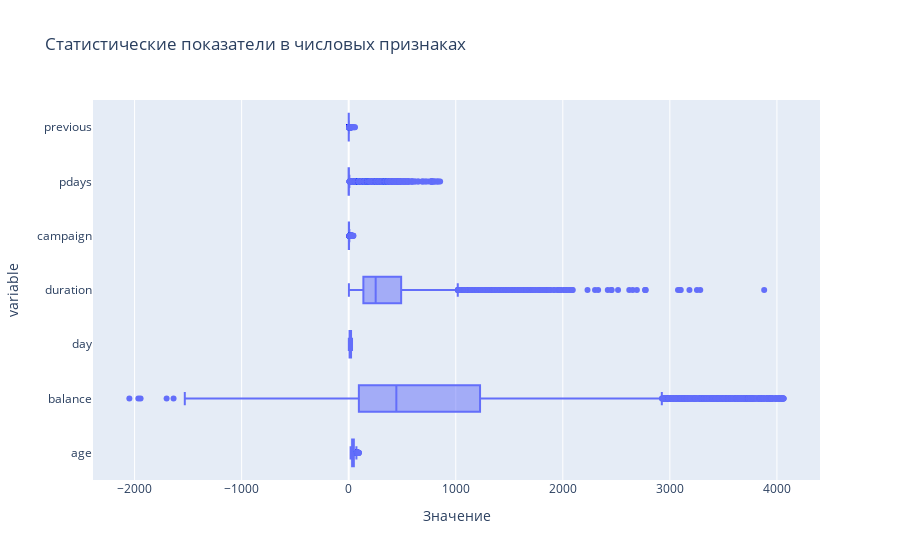

Notebook code for this chart:
### Markdown cell above
### Задания 2 и 3

### Code cell
#рассчитайте описательные статистики для количественных переменных, проинтерпретируйте результат
import statistics
from plotly.subplots import make_subplots
#выделяем имена числовых признаков в виде списка для удобства дальнейшей работы
types = cleaned.dtypes
num_features = list(types[(types != 'object')].index)

fig = px.box(
    data_frame=cleaned,
    x=num_features,
    title='Статистические показатели в числовых признаках'
)
fig.update_layout(xaxis_title= 'Значение')
fig.show()

### Figure 1 — Plotly figure (JSON) as saved in the notebook; plotly's stock layout.template omitted (floating-point values rounded to 4 significant figures; data arrays with more than 128 entries replaced by an {"elided": "..."} marker saying what was removed)
{"data": [{"alignmentgroup": "True", "hovertemplate": "value=%{x}<br>variable=%{y}<extra></extra>", "legendgroup": "", "marker": {"color": "#636efa"}, "name": "", "notched": false, "offsetgroup": "", "orientation": "h", "showlegend": false, "type": "box", "x": {"elided": "70735 int values"}, "x0": " ", "xaxis": "x", "y": {"elided": "70735 str values"}, "y0": " ", "yaxis": "y"}], "layout": {"boxmode": "group", "legend": {"tracegroupgap": 0}, "title": {"text": "Статистические показатели в числовых признаках"}, "xaxis": {"anchor": "y", "domain": [0, 1], "title": {"text": "Значение"}}, "yaxis": {"anchor": "x", "domain": [0, 1], "title": {"text": "variable"}}}}
